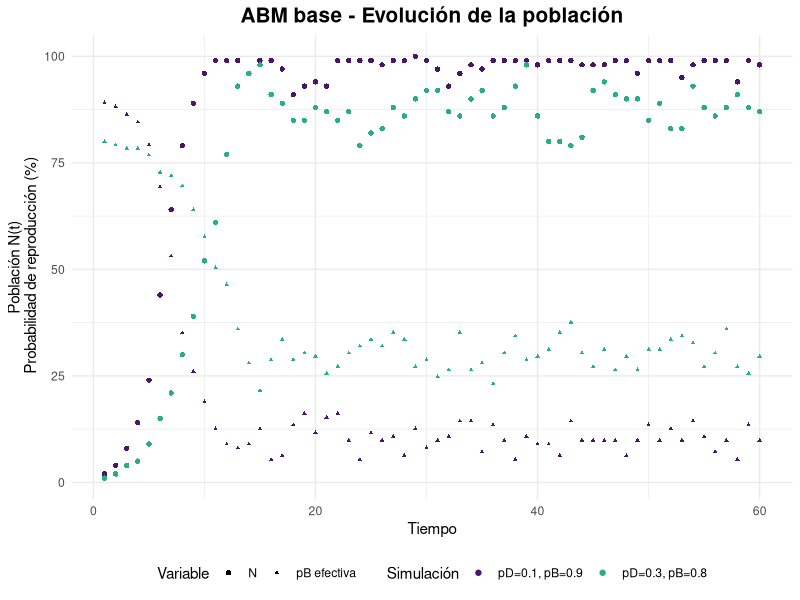
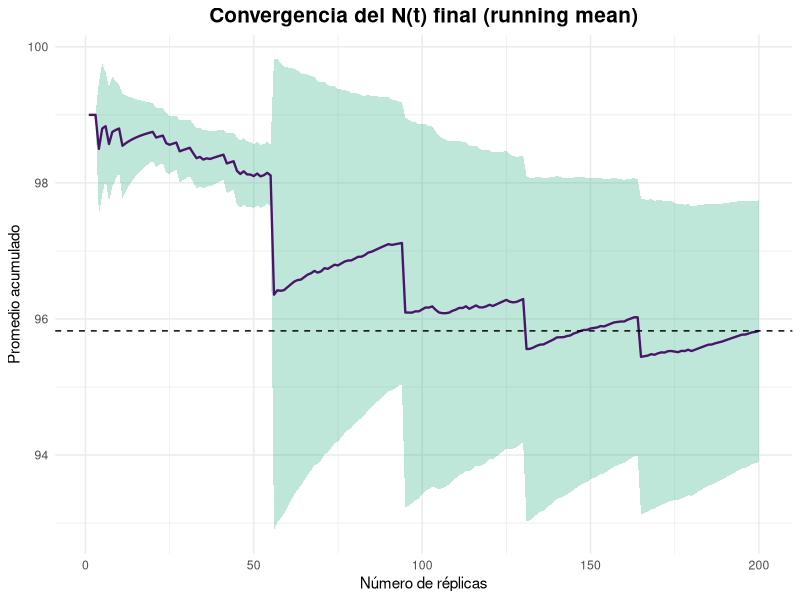
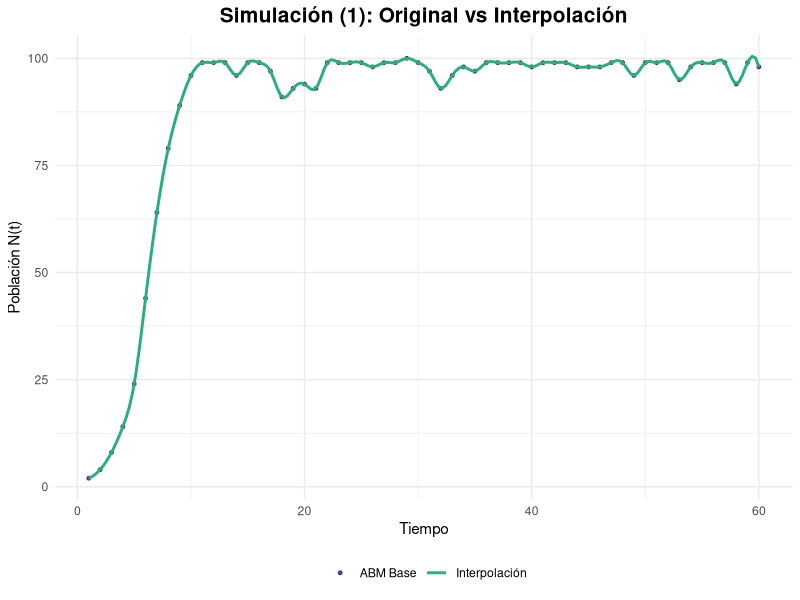
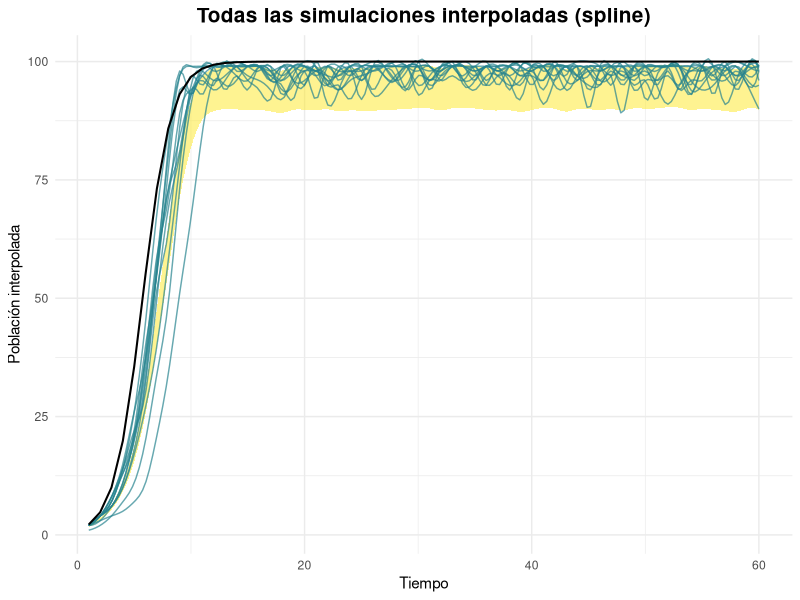
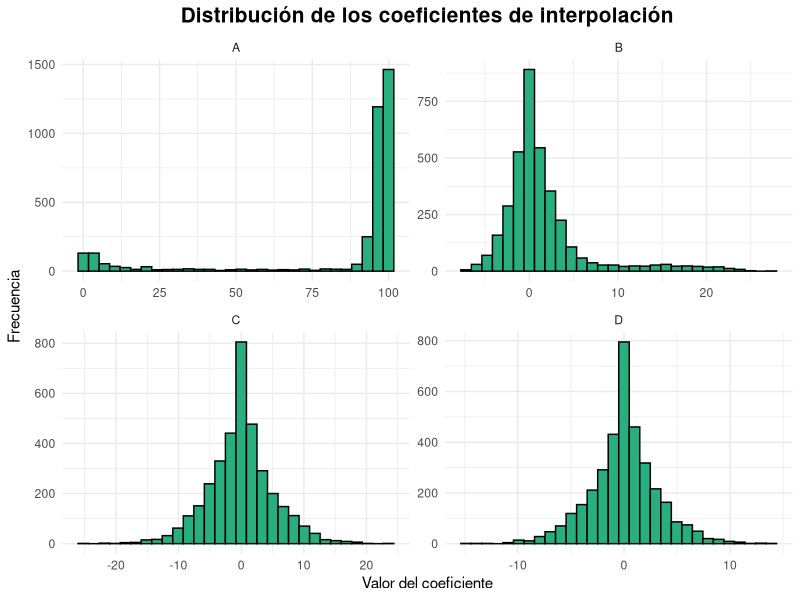
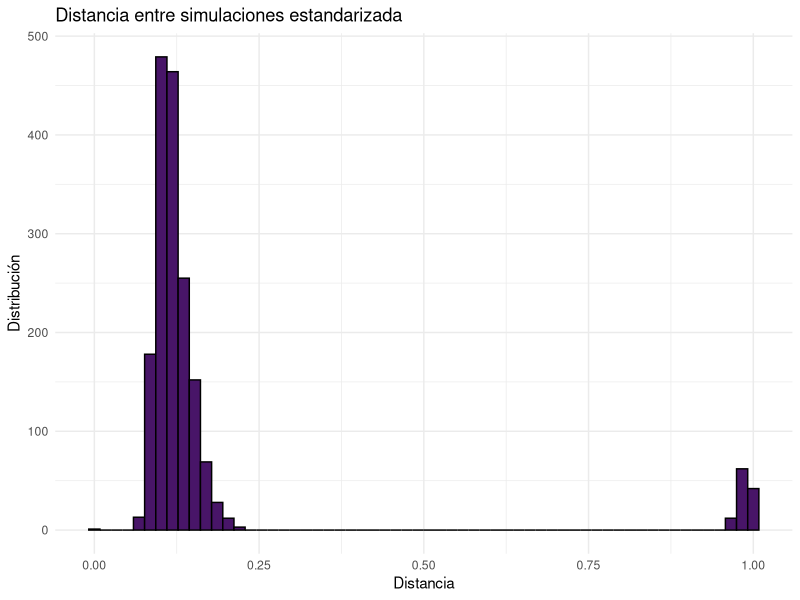
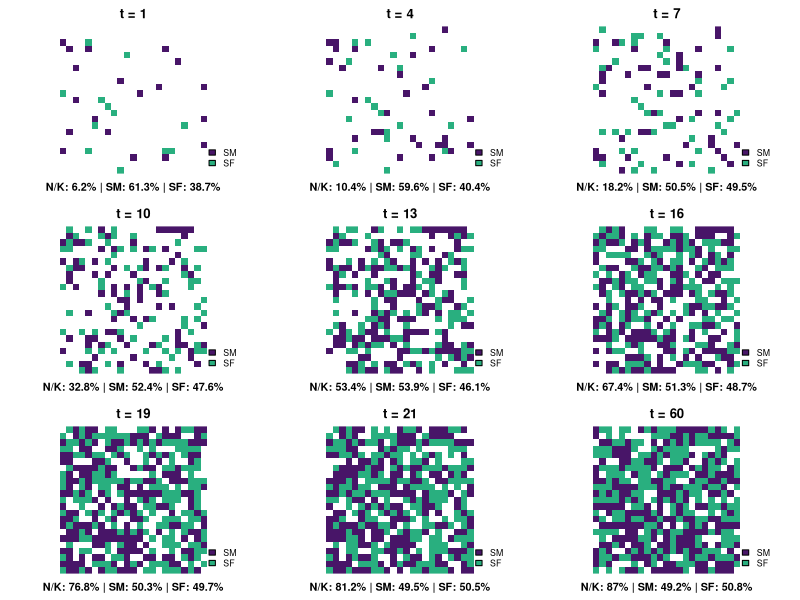
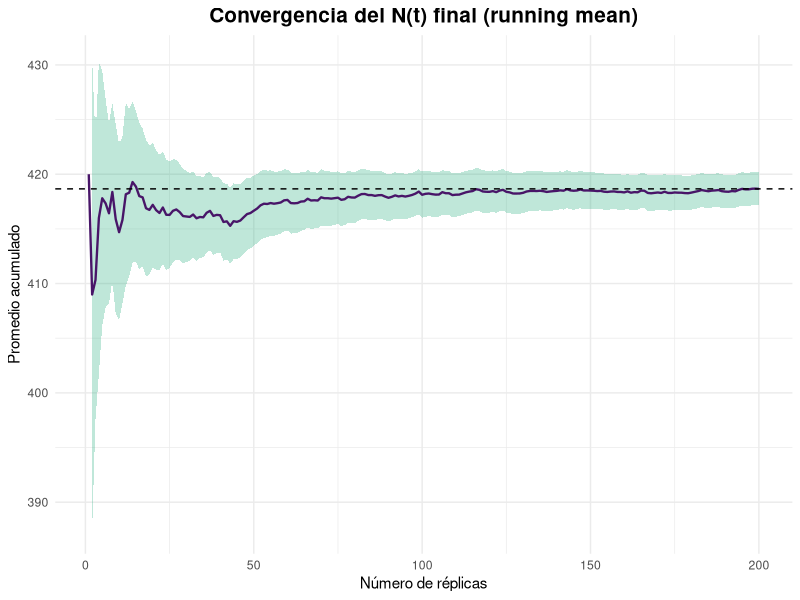

Write the R code that produced these figures, in order. (Note: this script raises an error after producing the figures.)
## ---- chunk 1
#librerias
library(tidyverse)
library(parallel)
library(viridis)
library(splines)
set.seed(1234)
## ---- chunk 2

ABM_base <- function(K, iter, p_death, p_birth, plot = FALSE) {
#K --> capacidad de carga del ambiente 
#iter --> numero de iteraciones // pasos de tiempo
#p_birth y p_death probabilidad inicial de reproduccion y muerte 
#N --> cantidad de individuos (variable de salida)
  
  #Inicializar el ABM
  #Creacion del ambiente
  
  habSize <- ceiling(sqrt(K)) #quemos una grilla LxL que pueda ocupar K individuos
  L <- habSize^2
  habitat <- rep(0, L) #habitad vacia
  
  #Cantidad inicial de agentes (1%)
  N0 <- round(0.01 * K) #se podria incorporar como parametro
  
  #Posicionar de forma aleatoria
  habitat[sample(1:L, N0)] <- 1 #1 = lleno
  
  #Lo que se busca monitonear es la cantidad de agentes en el tiempo
  N <- c() #crecieminto dinamico
  p_b <- c() #registrar variacion de la p_birth efectiva

  
  #ahora si
  
  for(t in 1:iter){
    
    vivos <- which(habitat == 1) #recuperar los indices donde el hab esta ocupado
    
    #MUERTES: a cada agente vivo se le asigna una probabilidad a partir de una unif(0,1). Si p < p_death --> r.i.p (equivalente a una ber(p))
    
    for(agente in vivos){
      if( runif(1) < p_death){
        habitat[agente] <- 0
      }
    }
    
    #NACIMIENTOS 
    #para simular el compartamiento logistico es necesario que la p_birth sea controlada por la carga del ambiente
    
    n <- sum(habitat == 1) #sumamos los vivos
    p_birth_K <- p_birth*(1 - n / K) #por la limitaciones de la carga, a medida que aumenta N, disminuye la prob de reproducirse
    
    
    for(agent in vivos){
      if (runif(1) < p_birth_K){
        libres <- which(habitat == 0) #ind de espacios libres en la grilla
        if(length(libres) > 0){ 
        habitat[sample(libres, 1)]  <- 1 #elijo un ind aleatorio para colocar
        }
      }
    }
    
  #Actualizar la cantidad de agentes
    
    N <- c(N, sum(habitat == 1))
    p_b <- c(p_b, p_birth_K)
  
    if(plot){ #graficar para cortes de tiempo // se ve como un QR:(
      if(t %in% seq(1, iter - iter/2, by = 5)){
         habCuadrado <- matrix(habitat, nrow=habSize, byrow=TRUE)
         image(habCuadrado, col = c("white","black"), axes = FALSE, asp = 1)
      }
    }

  }
  
df_N <- data.frame(N = N,
                   p = p_b,
                   t = 1:iter)

return(list( N = N,
             p_birth_eff = p_b,
             df_N = df_N))  
  
}
## ---- chunk 3
set.seed(1234)
ABM_1 <- ABM_base(100, 60, 0.1, 0.9)
#los parametros que contralan la mortalidad y la natalidad los inicializamos de forma optima, dado que van a ir "empeorando" con el tiempo

ABM_2 <- ABM_base(100, 60, 0.3, 0.8)

df <- bind_rows(
  ABM_1$df_N |>  mutate(simu = "pD=0.1, pB=0.9"),
  ABM_2$df_N |>  mutate(simu = "pD=0.3, pB=0.8")
)

ggplot(df) + geom_point(aes(x = t, y = N, color = simu, shape = "N")) +
  geom_point(aes(x = t, y = p*max(N), color = simu, shape = "pB efectiva"),
             size = 0.8) +
  labs(title = "ABM base - Evolución de la población", x = "Tiempo", 
       y = "Población N(t)\n Probabilidad de reproducción (%)", 
       color = "Parámetros") +
  scale_color_manual( values = viridis(20)[c(2,13)], name = "Simulación") +
  #scale_color_viridis(discrete = TRUE, option = "D") +
  scale_shape_manual(values = c("N" = 16, "pB efectiva" = 17),
    name = "Variable") +
  theme_minimal() +
  theme(plot.title = element_text(size = 15, face = "bold", hjust = 0.5),
        legend.position = "bottom")
 
## ---- chunk 4
#La EDO tiene sol analitica
sol_EDO <- function(t, K, N0, r) {
  (K*N0*exp(r*t))/ (K + N0*(exp(r*t) - 1))
}

sols <-function(t, K, N0, r) {
  soluciones <- c()
  for (i in 1:t) {
    soluciones <- c(soluciones, sol_EDO(i, K, N0, r))
  }
  return(soluciones)
}

soluciones <- sols(60, 100, 1, 0.8) #r = pB - pD
#lines(t, sols, type = "l")


## ---- chunk 5
#Para parámetros óptimos realizamos n réplicas

simulacion_n <- function(n){
  sims <- matrix(NA, nrow = n, ncol = 60) #iter = 60
  for (i in 1:n) {
    res <- ABM_base(100, 60, 0.1, 0.9)
    sims [i, ] <- res$N
  }
  return(sims)
}
## ---- chunk 6
#Necesitamos determinar el numero de replicas adecuado
#Analisis de convergencia 

set.seed(123)
sims <- simulacion_n(200) 
#Metrica: N final
final_N <- sims[, 60] 
running_mean <- cumsum(final_N)/(1:length(final_N))

#Agregamos ademas medida de dispersion 
running_var <- sapply(1:length(final_N), function(m){
  var(final_N[1:m])/m
})

running_se <- sqrt(running_var)


df_rm <- data.frame(
  replicas = 1:length(running_mean),
  mean = running_mean,
  se = running_se)

ggplot(df_rm, aes(x = replicas, y = mean)) +
  geom_ribbon(aes(ymin = mean - 1.96*se, ymax = mean + 1.96*se), 
              alpha = 0.3, fill = viridis(20)[13]) +
  geom_line(color = viridis(20)[2], size = 0.8) +
  geom_hline(yintercept = mean(final_N), linetype = "dashed") +
  labs(title = "Convergencia del N(t) final (running mean)",
       x= "Número de réplicas",
       y = "Promedio acumulado") +
  theme_minimal() +
  theme(plot.title = element_text(size = 15, face = "bold", hjust = 0.5),
        legend.position = "bottom")


## ---- chunk 7

#Se estabiliza en n > 50
set.seed(1234)
sim <- simulacion_n(60)

#INTERPOLACION
interpolar_sims <- function(sims) {
  n <- nrow(sims)
  t <- 1:ncol(sims)
  interpolated <- matrix(NA, nrow = n, ncol = 200)
  for (i in 1:n) {
    new_points<- spline(t, sims[i,], 200)
    interpolated [i,] <- new_points$y
  }
  return(interpolated)
}

sim_splines <- interpolar_sims(sim)
## ---- chunk 8

df_sim1 <- data.frame(
  t = 1:length(sim[1, ]),
  N = sim[1, ]
)

df_EDO <- data.frame(
  t = 1:length(sim[1, ]),
  N_EDO = soluciones
)

sim_matrix <- sim_splines # matriz nSim x nPuntos (200)
t200 <- seq(1, 60, length.out = 200)


nSim <- nrow(sim_splines)

mean_interp <- apply(sim_splines, 2, mean)
var_interp  <- apply(sim_splines, 2, var)
se_interp   <- sqrt(var_interp / nSim)
mean(se_interp)

# Banda de confianza 95%
ribbon_df <- data.frame(
  t    = t200,
  ymin = mean_interp - 1.96 * se_interp,
  ymax = mean_interp + 1.96 * se_interp
)

df_spline <- sim_splines |> as.data.frame() |> setNames(1:200) |> 
  mutate(sim = row_number()) |> 
  pivot_longer(cols = -sim, names_to = "index", values_to = "N_interp") |> 
  mutate(index = as.numeric(index),t = seq(1, 60, length.out = 200)[index])



#Para menos ruido grafico se eligen de forma aleatoria
subset_idx <- sample(1:nrow(sim_splines), 12)
df_spline_sub <- df_spline |> filter(sim %in% subset_idx)

ggplot() + geom_point(data = df_sim1, size = 1, alpha = 0.8,
    aes(x = t, y = N, color = "ABM Base")) +
  
           geom_line(data = df_spline |>  filter(sim == 1), size = 1,
    aes(x = t, y = N_interp, color = "Interpolación")) +
  
    scale_color_manual(values = viridis(20)[c(2, 13)],name = "") +
    labs(title = "Simulación (1): Original vs Interpolación", 
          x = "Tiempo", y = "Población N(t)") +
  
    theme_minimal() +
    theme(plot.title = element_text(size = 15, face = "bold", hjust = 0.5),
    legend.position = "bottom")

ggplot() +
  geom_ribbon(data = ribbon_df, aes(x = t, ymin = ymin, ymax = ymax),
              fill = viridis(20)[20], alpha = 0.5) +
  geom_line(data = df_spline_sub, aes(x = t, y = N_interp, group = sim), color=viridis(10)[5], alpha = 0.7) +
  geom_line(data = df_EDO, aes(x = t, y = N_EDO),
            color = "black", size = 0.7) +
  
  scale_color_viridis_c(end = 0.8) +
  labs(title = "Todas las simulaciones interpoladas (spline)",
       x = "Tiempo",y = "Población interpolada") +
  theme_minimal() +
  theme(plot.title = element_text(size = 15, face = "bold", hjust = 0.5),
    legend.position = "right")


#alpha 0.08 color grey30 para graficar todas

## ---- chunk 9
#coeficientes de los splines
coef_splines <- function(sims) {
  n <- nrow(sims)
  t <- 1:ncol(sims)
  interpolated <- vector("list", n)
  poly_spline <- vector("list", n)
  coefs <- vector("list", n)
  
  for (i in 1:n) {
    interpolated[[i]] <- interpSpline(t, sims[i,]) # spline cúbica en base B
    coefs[[i]] <- coef(interpolated[[i]]) # coeficientes a, b, c, d
  }
  
  return(coefs)
}

coeficientes <- coef_splines(sim)

#estudio de coeficientes

#cada coeficiente por separado
coefs_A <- function(coeficientes) {
  n_sims <- length(coeficientes)
  t <- nrow(coeficientes[[1]])
  
  coefs_mat <- matrix(NA, nrow = n_sims * t, ncol = 4)
  
  fila <- 1
  
  for (i in 1:n_sims) {
    coef_i <- coeficientes[[i]]  # matriz 60 × 4
    
    coefs_mat[fila:(fila + t - 1), ] <- coef_i
    
    fila <- fila + t
  }
  
  colnames(coefs_mat) <- c("A", "B", "C", "D")
  
  return(coefs_mat)
}

coef_globales <- coefs_A(coeficientes)

summary(coef_globales)
sd_B <- sd(coef_globales[,2])
sd_C <- sd(coef_globales[,3])

# Graficarlos con facet_wrap
coef_glob_df <- as.data.frame(coef_globales)
coef_long <- pivot_longer(coef_glob_df, cols = A:D, names_to = "coef", values_to = "valor")


ggplot(coef_long, aes(x = valor)) +
  geom_histogram(fill = viridis(20)[13], color = "black") +
  facet_wrap(~coef, scales = "free") +
  theme_minimal() +
  labs(x = "Valor del coeficiente", y = "Frecuencia",
       title = "Distribución de los coeficientes de interpolación") +
  theme(plot.title = element_text(size = 15, face = "bold", hjust = 0.5),
    legend.position = "right")

#coeficientes por simulacion y relacion entre simulaciones
coefs_B <-function(coeficientes) {
  n_sims <- length(coeficientes)
  coefs_mat <- matrix(NA, nrow = length(coeficientes), ncol = 4*60)
  
  for (i in 1:n_sims) {
    coefs_i <- coeficientes[[i]]
    coefs_mat[i,] <- as.vector(t(coefs_i))
  }
  return(coefs_mat)
}


coefs_por_sim <- coefs_B(coeficientes)
coefs_por_sim_df <- as.data.frame(coefs_por_sim)

distancias <- dist(coefs_por_sim) #entrada  (i,j) indica qué tan distinta es la simulación i de la j según sus 240 coeficientes del spline
dist_vec <- as.numeric(distancias) #paso el objeto dist a num
df_dist <- data.frame(distancia = dist_vec) #df con todas las distsncias entre simulaciones
dist_matrix <- as.matrix(distancias)
which(dist_matrix == 718.30, arr.ind = TRUE)

summary(dist_vec)
sd(dist_vec)

dist_norm <- (dist_vec - min(dist_vec)) / (max(dist_vec) - min(dist_vec))
df_dist_norm <- data.frame(distancia = dist_norm)
summary(dist_norm)
sd(dist_norm)

#este no entiendo

ggplot(df_dist_norm) +
  geom_histogram(aes(x=distancia), bins = 60, fill=viridis(20)[2], color = "black") +
  labs(title = "Distancia entre simulaciones estandarizada", x="Distancia" , y= "Distribución")+
  theme_minimal()

#boxplot por posible presencia de outliers

## ---- chunk 10
ABM_ext <- function(K, iter, p_death, p_birth, r = 1, plot = FALSE) {
  
  timestamps <- c(1, 4, 7, 10, 13, 16, 19, 21, iter)
  timestamps_plot <- list()
  
  
  habSize <- ceiling(sqrt(K))
  L <- habSize^2
  habitat <- rep(0, L)
  
  N0 <- round(0.05 * K) #Para evitar extincion subita inicamos con mas agentes
  
  habitat[sample(1:L, N0)] <- 1 
  N <- c() 
  
  #a cada agente inicial le asigno un sexo bio (1= fem 0 = masc) con ber(0.5)
  bio_sex <- rep(NA, L)
  bio_sex[which(habitat ==1)] <- rbinom(N0, 1, 0.5)
  
  #los N0 arrancan tambien con edad cero "recien colocado"
  #la edad maxima es la cantidad de iteraciones / lapso max de tiempo
  edad <- rep(0, L) 
  
  for(t in 1:iter){
    
    vivos <- which(habitat == 1) 
    
    #ENVEJECER 
    edad[vivos] <- edad[vivos] + 1
    
    #MUERTE
    
    for(agente in vivos){
       #riesgo: p_death base * (1 + r * edad / edad_max) // edad_max = iter
      p_death_eff <- p_death * (1 + r * (edad[agente] / iter))
      p_death_eff <- min(p_death_eff, 1)  # evitar >1
      
      if( runif(1) < p_death){
        habitat[agente] <- 0
        bio_sex[agente] <- NA
        edad[agente] <- 0
      }
    }
    
    #NACIMIENTOS 
    
    n <- sum(habitat == 1) 
    p_birth_K <- p_birth*(1 - n / K) 
    
    for(agent in vivos){
      if(!is.na(bio_sex[agent]) & bio_sex[agent] == 1) {
        if (runif(1) < p_birth_K){
            libres <- which(habitat == 0) 
            if(length(libres) > 0){ 
              i <- sample(libres, 1)
              habitat[i]  <- 1 
              bio_sex[i] <- rbinom(1, 1, 0.5)
              edad[i] <- 0
            }
        }
      }
    }
    
  #Actualizar la cantidad de agentes
    
    N <- c(N, sum(habitat == 1))
    
    if(plot) {
    
    plot_grid <- rep(0, L)
    plot_grid[which(habitat == 1 & bio_sex == 0)] <- 1
    plot_grid[which(habitat == 1 & bio_sex == 1)] <- 2
    
    
    if(t %in% timestamps){
        
      habCuadrado <- matrix(plot_grid, nrow=habSize, byrow=TRUE)
      timestamps_plot[[as.character(t)]] <- list(grid = habCuadrado)
      #title(main = paste("Iteración", t, " - N =", N[length(N)]))
    }
    
    }
  
}
  
return(list(N = N, plot = timestamps_plot))
  
}

## ---- chunk 11
K <- 500
ABM_3 <- ABM_ext(K, 60, 0.1, 0.9, plot = TRUE)

par(mfrow=c(3,3), mar=c(2,2,2,2))
for(name in names(ABM_3$plot)){
  
  grid <- ABM_3$plot[[name]]$grid
  
  image(grid[nrow(grid):1,], col=c("white", viridis(20)[2], viridis(20)[13]), 
        axes=FALSE, asp = 1)
  title(paste("t =", name))
  
  # Calcular %
  n_SM <- sum(grid == 1)
  n_SF <- sum(grid == 2)
  n_total <- n_SM + n_SF
  ocupacion <- round(100 * n_total / K, 1)
  prop_SM <- round(100 * n_SM / n_total, 1)
  prop_SF <- round(100 * n_SF / n_total, 1)
  
    # Texto debajo en negrita
  mtext(paste0("N/K: ", ocupacion, "% | SM: ", prop_SM,
               "% | SF: ", prop_SF, "%"), side=1, line=0.5, cex=0.65, font=2)
  legend("bottomright", legend=c("SM","SF"), 
         fill= c(viridis(20)[2], viridis(20)[13]), bty="n", cex=0.8)
}

## ---- chunk 12
#GRAFICAR CURVA
## ---- chunk 13
#Barrido con p_death variable y p_birth fijo (0.9)
#codigo palelizado para mayor eficiencia
sens_paral <- function(K = 500, iter = 60, p_birth = 0.9, reps = 100, 
                       p_death = seq(0, 0.5, by = 0.05)) {
  
  t0 <- Sys.time()
  p_len <- length(p_death)
  
  cores <- detectCores() - 1
  cl <- makeCluster(cores)
  
  #Exportar funciones necesarias
  clusterExport(cl,varlist = c("ABM_ext"),envir = .GlobalEnv)
  clusterSetRNGStream(cl, 123)
  #clusterSetRNGStream(cl, iseed = seed)
  
  #Monitorear
  extincion <- numeric(p_len)
  t_hasta_ext_prom <- numeric(p_len)
  
  #PARA LUEGO GRAFICAR NECESITAMOS PROMEDIAR LAS REPS (punto a punto)
  mean_N <- matrix(0, nrow = iter, ncol = p_len)
  var_N <- matrix(0, nrow = iter, ncol = p_len)
  
  for (i in 1:p_len) {
    pd <- p_death[i]
    
    #Ejecutar reps en paralelo
    runs_list <- parLapply(cl, 1:reps, function(r) {
      ABM_ext(K = K, iter = iter, p_death = pd, p_birth = p_birth)$N
    })
    
    #Pasar lista a matriz reps × iter
    runs <- do.call(rbind, runs_list)
    
    mean_N[ ,i] <- colMeans(runs)
    var_N[ ,i]  <- apply(runs, 2, var)
    
    #Extinción
    t_ext <- apply(runs, 1, function(x) {
      if(any(x == 0)) which(x == 0)[1] else Inf
    })
    
    extincion[i] <- mean(t_ext < Inf)
    t_hasta_ext_prom[i] <- ifelse(all(extincion[i] == 0), 
                                  NA, 
                                  mean(t_ext[t_ext < Inf]))
  }
  
  stopCluster(cl)
  
  list(p_death = p_death,
       mean_N = mean_N,
       var_N = var_N,
       extincion_prob = extincion,
       t_hasta_ext_prom = t_hasta_ext_prom,
       t_eje = (t0 - Sys.time()))
}


## ---- chunk 14
#Analisis de convergencia para ABM extendido

simulacion_ext <- function(n){
  sims <- matrix(NA, nrow = n, ncol = 60) #iter = 60
  for (i in 1:n) {
    res <- ABM_ext(500, 60, 0.1, 0.9)
    sims [i, ] <- res$N
  }
  return(sims)
}


runs <- simulacion_ext(200)
final_N <- runs[, 60] #metrica N(t) final


#running_var <- cumsum((vals - running_mean)^2) / (1:length(vals))
running_mean <- cumsum(final_N)/(1:length(final_N))

running_var <- sapply(1:length(final_N), function(m){
  var(final_N[1:m])/m
})
running_se <- sqrt(running_var)


df_rm <- data.frame(
  replicas = 1:length(running_mean),
  mean = running_mean,
  se = running_se)

ggplot(df_rm, aes(x = replicas, y = mean)) +
  geom_ribbon(aes(ymin = mean - 1.96*se, ymax = mean + 1.96*se), 
              alpha = 0.3, fill = viridis(20)[13]) +
  geom_line(color = viridis(20)[2], size = 0.8) +
  geom_hline(yintercept = mean(final_N), linetype = "dashed") +
  labs(title = "Convergencia del N(t) final (running mean)",
       x= "Número de réplicas",
       y = "Promedio acumulado") +
  theme_minimal() +
  theme(plot.title = element_text(size = 15, face = "bold", hjust = 0.5),
        legend.position = "bottom")


## ---- chunk 15


res <- sens_paral(p_death = seq(0.2, 0.35, by = 0.005), iter = 100)


## ---- chunk 16

#Mean_N es una matriz --> pasar a formato long
df_long <- data.frame(
  time = rep(1:nrow(res$mean_N), times = length(res$p_death)),
  p_death = rep(res$p_death, each = nrow(res$mean_N)),
  mean = as.vector(res$mean_N),
  var = as.vector(res$var_N),
  se = sqrt(as.vector(res$var_N) / 100) #reps = 100
)

N0 <- round(0.05 * 500) 

ggplot(df_long, aes(x = time, y = mean, color = p_death, group = p_death)) +
  geom_ribbon(aes(ymin = mean - 1.96*se, ymax = mean + 1.96*se,
                  fill = p_death), alpha = 0.15, color = NA) +
  geom_line(size = 0.8) +
  geom_hline(yintercept = N0, linetype = "dashed", size = 1) +
  labs(color = "p_death",
       x = "Tiempo",
       y = "Población promedio",
       title = "Crecimiento poblacional para distintos p_death") +
  scale_color_viridis_c(option = "D") +
  scale_fill_viridis_c() +
  guides(fill = "none") +  
  theme_minimal() +
  theme(plot.title = element_text(size = 15, face = "bold", hjust = 0.5),
        legend.position = "right")

## ---- chunk 17
#SENSIBILIDAD MULTIVARIADA CON CORTE TRANSVERSAL
